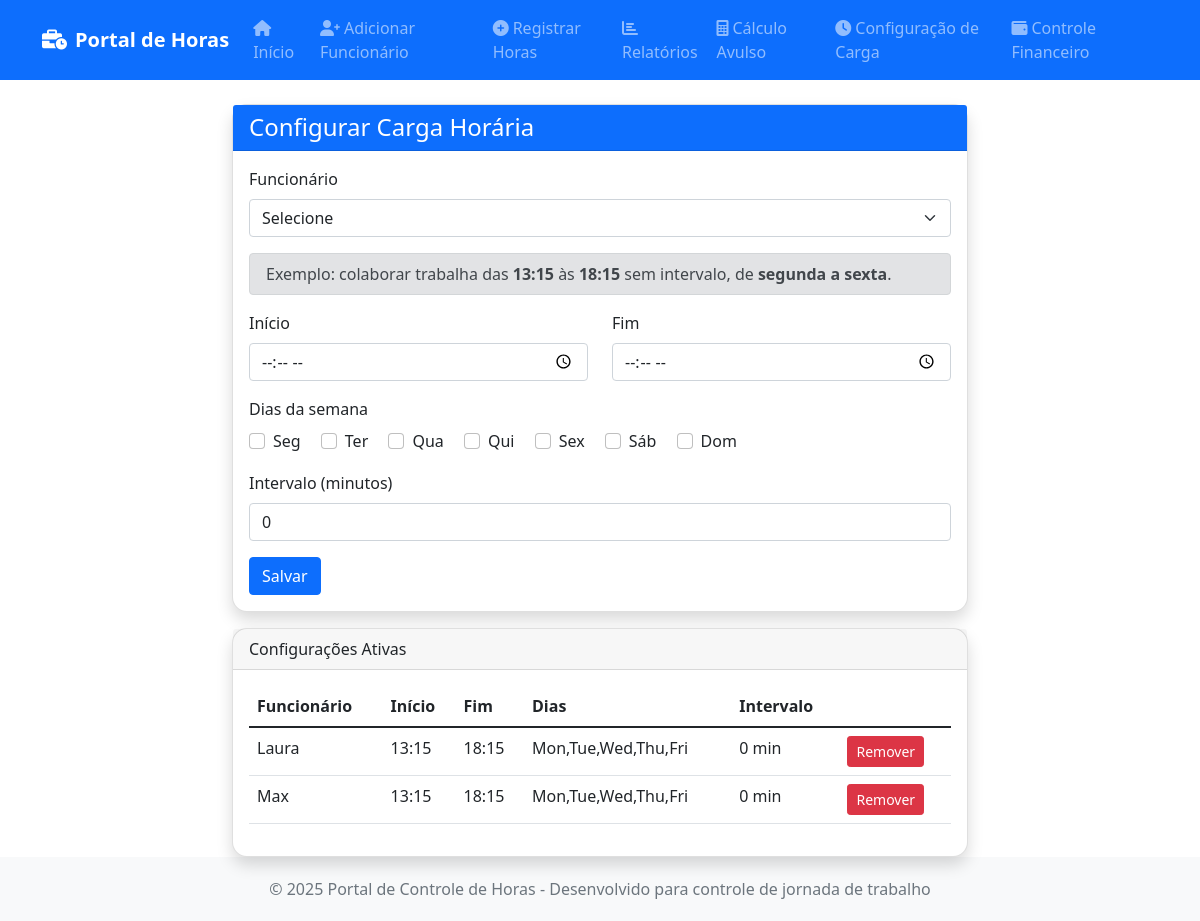
Before: /config_carga with the older database file.
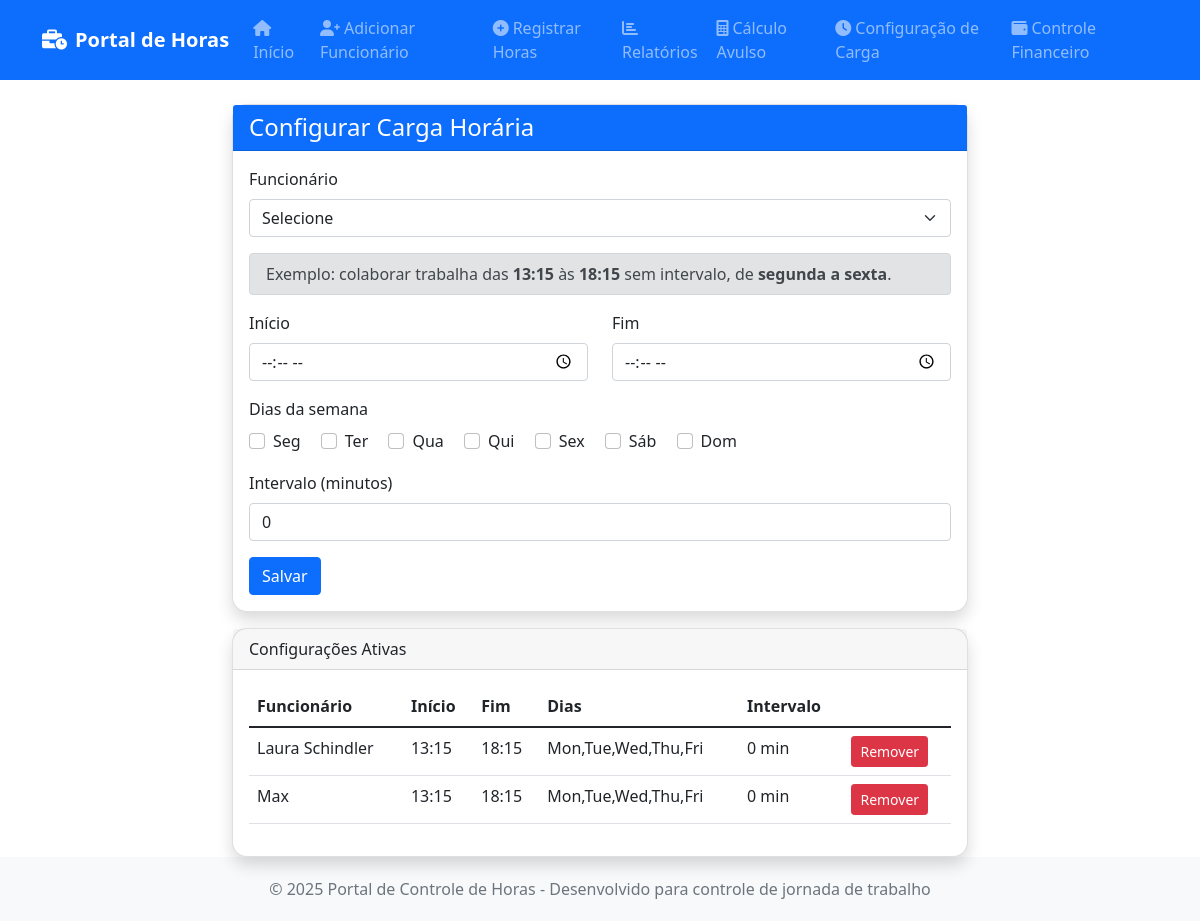
After: the same page with the newer database file.
### tables this page shows
CREATE TABLE carga_horaria (
        id INTEGER PRIMARY KEY AUTOINCREMENT,
        funcionario_id INTEGER NOT NULL,
        inicio TEXT NOT NULL,
        fim TEXT NOT NULL,
        dias_semana TEXT NOT NULL,
        intervalo_min INTEGER DEFAULT 0,
        ativo INTEGER DEFAULT 1,
        FOREIGN KEY(funcionario_id) REFERENCES funcionarios(id)
    );

CREATE TABLE funcionarios (
            id INTEGER PRIMARY KEY AUTOINCREMENT,
            nome TEXT NOT NULL UNIQUE,
            cargo TEXT NOT NULL,
            salario_mensal REAL NOT NULL,
            salario_hora REAL NOT NULL,
            horas_mensais INTEGER NOT NULL DEFAULT 220,
            data_cadastro DATE NOT NULL,
            ativo BOOLEAN NOT NULL DEFAULT 1,
            created_at TIMESTAMP DEFAULT CURRENT_TIMESTAMP,
            updated_at TIMESTAMP DEFAULT CURRENT_TIMESTAMP
        , desconto REAL DEFAULT 0.00);

### index.py (the view, shortened to what this page needs)
@app.route('/config_carga', methods=['GET', 'POST'])
def config_carga():
    funcionarios = DatabaseManager.execute_query("SELECT id, nome FROM funcionarios WHERE ativo = 1 ORDER BY nome", fetch_all=True)
    cargas = DatabaseManager.execute_query("SELECT ch.*, f.nome as funcionario_nome FROM carga_horaria ch LEFT JOIN funcionarios f ON ch.funcionario_id = f.id WHERE ch.ativo = 1 ORDER BY f.nome", fetch_all=True)
    return render_template('config_carga.html', funcionarios=funcionarios, cargas=cargas)

### index.py (called while the page is built)
    @staticmethod
    def get_connection():
        conn = sqlite3.connect(DB_FILE)
        conn.row_factory = sqlite3.Row  # Permite acesso por nome de coluna
        return conn

    @staticmethod
    def execute_query(query, params=None, fetch_one=False, fetch_all=False):
        conn = DatabaseManager.get_connection()
        try:
            cursor = conn.cursor()
            if params:
                cursor.execute(query, params)
            else:
                cursor.execute(query)
            if fetch_one:
                result = cursor.fetchone()
                return dict(result) if result else None
            elif fetch_all:
                results = cursor.fetchall()
                return [dict(row) for row in results] if results else []
            else:
                conn.commit()
                return cursor.lastrowid
        finally:
            conn.close()

### templates/config_carga.html (shortened to what this page needs)
{% extends "base.html" %}
{% block content %}
<div class="row justify-content-center">
    <div class="col-md-8">
        <div class="card shadow">
            <div class="card-header bg-primary text-white">
                <h4 class="mb-0">Configurar Carga Horária</h4>
            </div>
            <div class="card-body">
                <form method="POST">
                    <div class="mb-3">
                        <label class="form-label">Funcionário</label>
                        <select name="funcionario_id" class="form-select" required>
                            <option value="">Selecione</option>
                        </select>
                    </div>
                    <div class="alert alert-secondary py-2">
                        Exemplo: colaborar trabalha das <strong>13:15</strong> às <strong>18:15</strong> sem intervalo, de <strong>segunda a sexta</strong>.
                    </div>
                    <div class="row">
                        <div class="col-md-6 mb-3">
                            <label class="form-label">Início</label>
                            <input type="time" name="inicio" class="form-control" required>
                        </div>
                        <div class="col-md-6 mb-3">
                            <label class="form-label">Fim</label>
                            <input type="time" name="fim" class="form-control" required>
                        </div>
                    </div>
                    <div class="mb-3">
                        <label class="form-label">Dias da semana</label>
                        <div>
                            {% for d,label in [('Mon','Seg'),('Tue','Ter'),('Wed','Qua'),('Thu','Qui'),('Fri','Sex'),('Sat','Sáb'),('Sun','Dom')] %}
                            <div class="form-check form-check-inline">
                                <input class="form-check-input" type="checkbox" name="dias[]" value="{{ d }}" id="d_{{ d }}">
                                <label class="form-check-label" for="d_{{ d }}">{{ label }}</label>
                            </div>
                            {% endfor %}
                        </div>
                    </div>
                    <div class="mb-3">
                        <label class="form-label">Intervalo (minutos)</label>
                        <input type="number" name="intervalo" class="form-control" min="0" value="0">
                    </div>
                    <button class="btn btn-primary">Salvar</button>
                </form>
            </div>
        </div>
        {% if cargas %}
        <div class="card shadow mt-3">
            <div class="card-header">Configurações Ativas</div>
            <div class="card-body">
                <table class="table">
                    <thead>
                        <tr><th>Funcionário</th><th>Início</th><th>Fim</th><th>Dias</th><th>Intervalo</th><th></th></tr>
                    </thead>
                    <tbody>
                        {% for c in cargas %}
                        <tr>
                            <td>{{ c.funcionario_nome or '—' }}</td>
                            <td>{{ c.inicio }}</td>
                            <td>{{ c.fim }}</td>
                            <td>{{ c.dias_semana }}</td>
                            <td>{{ c.intervalo_min }} min</td>
                            <td>
                                <form method="POST" action="{{ url_for('config_carga_delete', carga_id=c.id) }}" onsubmit="return confirm('Remover configuração?');">
                                    <button class="btn btn-sm btn-danger">Remover</button>
                                </form>
                            </td>
                        </tr>
                        {% endfor %}
                    </tbody>
                </table>
            </div>
        </div>
        {% endif %}
    </div>
</div>
{% endblock %}

### templates/base.html (shortened to what this page needs)
<!DOCTYPE html>
<html lang="pt-BR">
<head>
    <link href="https://cdn.jsdelivr.net/npm/bootstrap@5.1.3/dist/css/bootstrap.min.css" rel="stylesheet">
    <link href="https://cdnjs.cloudflare.com/ajax/libs/font-awesome/6.0.0/css/all.min.css" rel="stylesheet">
</head>
<body>
    <nav class="navbar navbar-expand-lg navbar-dark bg-primary">
        <div class="container">
            <a class="navbar-brand" href="{{ url_for('index') }}">
                <i class="fas fa-business-time me-2"></i>Portal de Horas
            </a>
            <div class="collapse navbar-collapse" id="navbarNav">
                <ul class="navbar-nav me-auto">
                    <li class="nav-item">
                        <a class="nav-link" href="{{ url_for('index') }}">
                            <i class="fas fa-home me-1"></i>Início
                        </a>
                    </li>
                    <li class="nav-item">
                        <a class="nav-link" href="{{ url_for('adicionar_funcionario') }}">
                            <i class="fas fa-user-plus me-1"></i>Adicionar Funcionário
                        </a>
                    </li>
                    <li class="nav-item">
                        <a class="nav-link" href="{{ url_for('registrar_horas') }}">
                            <i class="fas fa-plus-circle me-1"></i>Registrar Horas
                        </a>
                    </li>
                    <li class="nav-item">
                        <a class="nav-link" href="{{ url_for('relatorios') }}">
                            <i class="fas fa-chart-bar me-1"></i>Relatórios
                        </a>
                    </li>
                    <li class="nav-item">
                        <a class="nav-link" href="{{ url_for('calculo_avulso') }}">
                            <i class="fas fa-calculator me-1"></i>Cálculo Avulso
                        </a>
                    </li>
                    <li class="nav-item">
                        <a class="nav-link" href="{{ url_for('config_carga') }}">
                            <i class="fas fa-clock me-1"></i>Configuração de Carga
                        </a>
                    </li>
                    <li class="nav-item">
                        <a class="nav-link" href="{{ url_for('controle_financeiro') }}">
                            <i class="fas fa-wallet me-1"></i>Controle Financeiro
                        </a>
                    </li>
                </ul>
            </div>
        </div>
    </nav>
    <main class="container mt-4">
        {% block content %}{% endblock %}
    </main>
    <footer class="footer mt-auto">
        <div class="container text-center">
            <span class="text-muted">© 2025 Portal de Controle de Horas - Desenvolvido para controle de jornada de trabalho</span>
        </div>
    </footer>
</body>
</html>

### templates/base.html (style rules this page uses)
.navbar-brand { font-weight: bold; }
.card { border-radius: 15px; box-shadow: 0 4px 6px rgba(0, 0, 0, 0.1); }
.footer { background-color: #f8f9fa; padding: 20px 0; margin-top: 50px; }

Changed rows visible on the page:
changed through a linked row, carga_horaria: nome "Laura" → "Laura Schindler"
